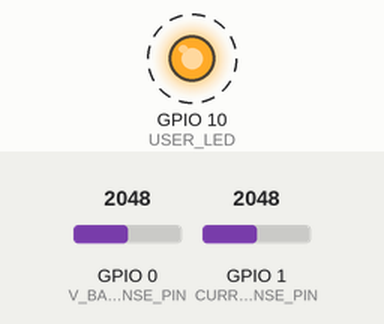
Simulated run of this sketch. Board: ESP32-C3. On the bench: output pins drawn as LEDs (lit = HIGH). Dashed ring = blinking. The inputs (shaded band) are chosen by the test bench; at power-on: GPIO 0 (V_BATT_SENSE_PIN) = 2048, GPIO 1 (CURR_SENSE_PIN) = 2048. What the sketch prints to the serial monitor is not drawn.

Above: at 0.2 s.
Timing chart, 0 to 3.0 s (numbered marks = the images above):
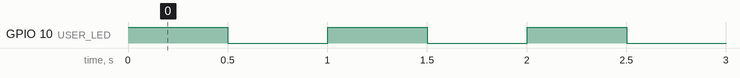

The sketch:

curr_v_batt_sensing.ino
```cpp
// GPIO 10 is USER_LED
#define USER_LED 10

// Custom I2C pins for ESP32-C3-WROOM-02
#define SDA_PIN 3
#define SCL_PIN 8

#define V_BATT_SENSE_PIN 0
#define CURR_SENSE_PIN 1

void setup(void) {
  pinMode(USER_LED, OUTPUT);
  // Set LED high
  digitalWrite(USER_LED, HIGH);

  Serial.begin(115200);

  analogSetPinAttenuation(V_BATT_SENSE_PIN, ADC_6db);
  analogSetPinAttenuation(CURR_SENSE_PIN, ADC_11db);
}

void loop() {
  static bool led_state = true;

  // Toggle LED
  if (led_state) {
    digitalWrite(USER_LED, HIGH);
  } else {
    digitalWrite(USER_LED, LOW);
  }
  led_state = !led_state;

  /* Read Sense ADCs */

  // Battery sense ADC
  // Read through a 200k ohm / 100k ohm voltage divider
  uint32_t v_batt_sense_pin_raw_mv = analogReadMilliVolts(V_BATT_SENSE_PIN);
  uint32_t v_batt_sense_pin_mv = (v_batt_sense_pin_raw_mv * 3); // Scale up to actual battery voltage

  // Current sense ADC
  // Current is read through a 100mOhm shunt resistor and amplified 50x
  // V = I * R where R = 0.1 Ohm and I = 1mA (we desire the gain of mV/mA)
  // Then, V = 0.001 * 0.1 = 1 * 10^(-4) V = 0.1 mV
  // Amplify by 50x => V = 5 mV per mA
  uint32_t curr_sense_raw_mv = analogReadMilliVolts(CURR_SENSE_PIN);
  uint32_t curr_sense_mA = curr_sense_raw_mv / 5; // Convert mV to mA


  Serial.printf("Battery Voltage: %u mV | Current Sense: %u mA\n", v_batt_sense_pin_mv, curr_sense_mA);
  delay(500);
}
```

Measured:
- by itself, GPIO 10 (USER_LED): alternates HIGH for 0.50 s and LOW for 0.50 s
